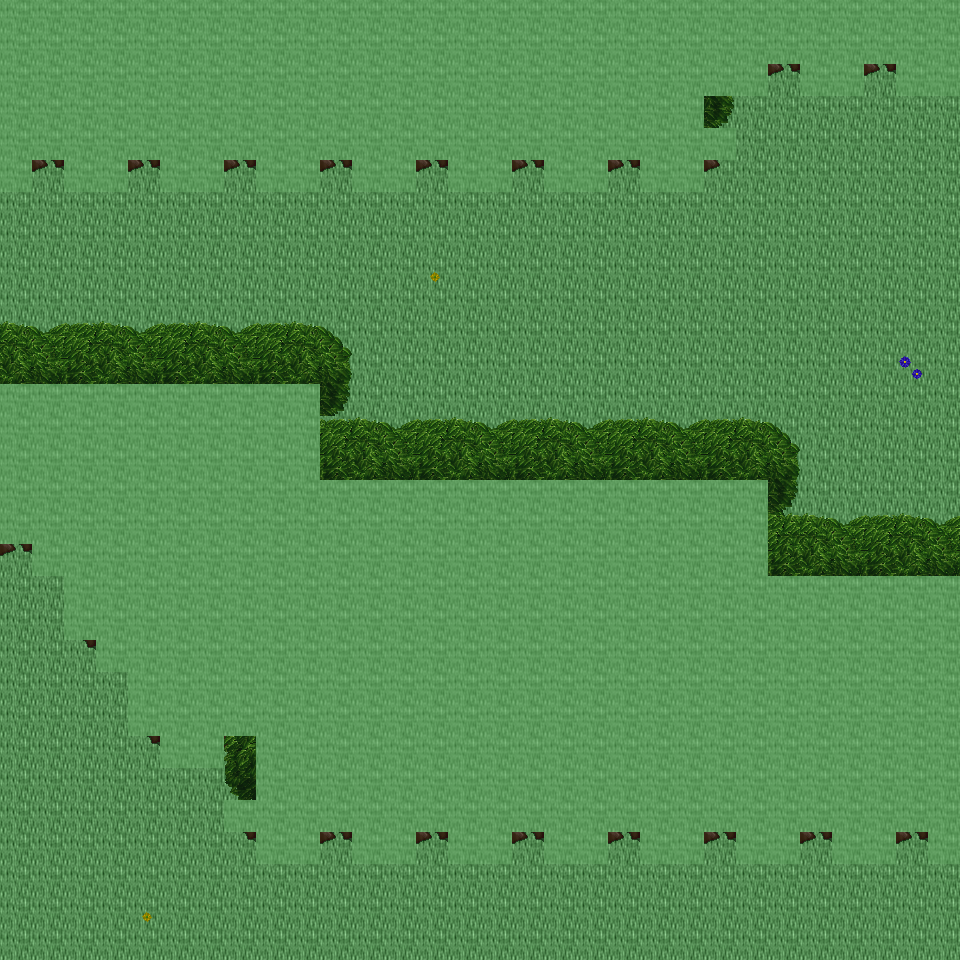

A 2D game scene composited from a Tiled map and its tileset images. What follows is a short description and the map's XML, with each tile layer's data collapsed to a summary:
An orthogonal 30x30 tile map with 32x32 px tiles, 6 tile layers (Ground, Object, Object2, Above, ...), 21 tilesets and 3 objects (3x mapExit).

<map version="1.0" orientation="orthogonal" renderorder="right-down" width="30" height="30" tilewidth="32" tileheight="32" nextobjectid="4">
  <tileset firstgid="1" name="tileset_ground_ground" tilewidth="32" tileheight="32" tilecount="33" columns="3">
    <image source="../drawable/tileset_ground_ground.png" width="96" height="352" />
  </tileset>
  <tileset firstgid="34" name="tileset_ground_water_pool" tilewidth="32" tileheight="32" tilecount="72" columns="3">
    <image source="../drawable/tileset_ground_water_pool.png" width="96" height="768" />
  </tileset>
  <tileset firstgid="106" name="tileset_ground_ridge_earth_dark" tilewidth="32" tileheight="32" tilecount="96" columns="12">
    <image source="../drawable/tileset_ground_ridge_earth_dark.png" width="384" height="256" />
  </tileset>
  <tileset firstgid="202" name="tileset_ground_grass_edges" tilewidth="32" tileheight="32" tilecount="36" columns="12">
    <image source="../drawable/tileset_ground_grass_edges.png" width="384" height="96" />
  </tileset>
  <tileset firstgid="238" name="tileset_ground_earth_edges" tilewidth="32" tileheight="32" tilecount="18" columns="6">
    <image source="../drawable/tileset_ground_earth_edges.png" width="192" height="96" />
  </tileset>
  <tileset firstgid="256" name="tileset_ground_grass_corners" tilewidth="32" tileheight="32" tilecount="24" columns="6">
    <image source="../drawable/tileset_ground_grass_corners.png" width="192" height="128" />
  </tileset>
  <tileset firstgid="280" name="tileset_plant_flower_daisy_blue" tilewidth="32" tileheight="32" tilecount="8" columns="2">
    <image source="../drawable/tileset_plant_flower_daisy_blue.png" width="64" height="128" />
  </tileset>
  <tileset firstgid="288" name="tileset_plant_flower_daisy_yellow" tilewidth="32" tileheight="32" tilecount="8" columns="2">
    <image source="../drawable/tileset_plant_flower_daisy_yellow.png" width="64" height="128" />
  </tileset>
  <tileset firstgid="296" name="tileset_plant_bush_bushes" tilewidth="32" tileheight="32" tilecount="10" columns="5">
    <image source="../drawable/tileset_plant_bush_bushes.png" width="160" height="64" />
  </tileset>
  <tileset firstgid="306" name="tileset_plant_flower_daisy_red" tilewidth="32" tileheight="32" tilecount="8" columns="2">
    <image source="../drawable/tileset_plant_flower_daisy_red.png" width="64" height="128" />
  </tileset>
  <tileset firstgid="314" name="tileset_plant_flower_daisy_white" tilewidth="32" tileheight="32" tilecount="8" columns="2">
    <image source="../drawable/tileset_plant_flower_daisy_white.png" width="64" height="128" />
  </tileset>
  <tileset firstgid="322" name="tileset_logic_collision" tilewidth="32" tileheight="32" tilecount="1" columns="1">
    <image source="../drawable/tileset_logic_collision.png" width="32" height="32" />
  </tileset>
  <tileset firstgid="323" name="tileset_plant_tree_tree_green" tilewidth="32" tileheight="32" tilecount="88" columns="8">
    <image source="../drawable/tileset_plant_tree_tree_green.png" width="256" height="352" />
  </tileset>
  <tileset firstgid="411" name="tileset_building_castle" tilewidth="32" tileheight="32" tilecount="320" columns="20">
    <image source="../drawable/tileset_building_castle.png" width="640" height="512" />
  </tileset>
  <tileset firstgid="731" name="tileset_object_tent" tilewidth="32" tileheight="32" tilecount="9" columns="3">
    <image source="../drawable/tileset_object_tent.png" width="96" height="96" />
  </tileset>
  <tileset firstgid="740" name="tileset_logic_item_sheepfood" tilewidth="32" tileheight="32" tilecount="1" columns="1">
    <image source="../drawable/tileset_logic_item_sheepfood.png" width="32" height="32" />
  </tileset>
  <tileset firstgid="741" name="tileset_logic_creature_fairy" tilewidth="32" tileheight="32" tilecount="4" columns="4">
    <image source="../drawable/tileset_logic_creature_fairy.png" width="128" height="32" />
  </tileset>
  <tileset firstgid="745" name="tileset_logic_item_resources" tilewidth="32" tileheight="32" tilecount="6" columns="6">
    <image source="../drawable/tileset_logic_item_resources.png" width="192" height="32" />
  </tileset>
  <tileset firstgid="751" name="tileset_logic_portal" tilewidth="32" tileheight="32" tilecount="24" columns="8">
    <image source="../drawable/tileset_logic_portal.png" width="256" height="96" />
  </tileset>
  <tileset firstgid="775" name="tileset_ground_green_paving" tilewidth="32" tileheight="32" tilecount="18" columns="3">
    <image source="../drawable/tileset_ground_green_paving.png" width="96" height="192" />
  </tileset>
  <tileset firstgid="793" name="tileset_logic_protection" tilewidth="32" tileheight="32" tilecount="2" columns="2">
    <image source="../drawable/tileset_logic_protection.png" width="64" height="32" />
  </tileset>
  <layer name="Ground" width="30" height="30">
    <data>[900 cells, 900 non-empty, 1 distinct tile ids]</data>
  </layer>
  <layer name="Object" width="30" height="30">
    <data>[900 cells, 141 non-empty, 14 distinct tile ids]</data>
  </layer>
  <layer name="Object2" width="30" height="30">
    <data>[900 cells, 0 non-empty, 0 distinct tile ids]</data>
  </layer>
  <layer name="Above" width="30" height="30">
    <data>[900 cells, 438 non-empty, 22 distinct tile ids]</data>
  </layer>
  <layer name="Above2" width="30" height="30">
    <data>[900 cells, 1 non-empty, 1 distinct tile ids]</data>
  </layer>
  <layer name="Walkable" width="30" height="30">
    <data>[900 cells, 468 non-empty, 1 distinct tile ids]</data>
  </layer>
  <objectgroup name="MapEvents">
    <object id="1" name="south" type="mapExit" x="0" y="928" width="960" height="32">
      <properties>
        <property name="map" value="level_0_x102_y112" />
        <property name="x" value="0" />
        <property name="y" value="1" />
      </properties>
    </object>
    <object id="2" name="east" type="mapExit" x="928" y="96" width="32" height="480">
      <properties>
        <property name="map" value="level_0_x103_y111" />
        <property name="x" value="1" />
        <property name="y" value="3" />
      </properties>
    </object>
    <object id="3" name="east2" type="mapExit" x="928" y="864" width="32" height="96">
      <properties>
        <property name="map" value="level_0_x103_y111" />
        <property name="x" value="1" />
        <property name="y" value="27" />
      </properties>
    </object>
  </objectgroup>
</map>
